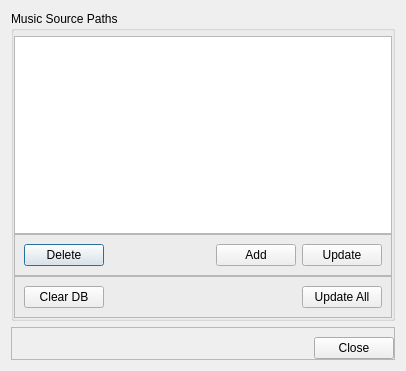
<?xml version="1.0" encoding="UTF-8"?>
<ui version="4.0">
 <class>BmDbDialog</class>
 <widget class="QDialog" name="BmDbDialog">
  <property name="geometry">
   <rect>
    <x>0</x>
    <y>0</y>
    <width>406</width>
    <height>371</height>
   </rect>
  </property>
  <property name="windowTitle">
   <string>Break Music DB Management</string>
  </property>
  <layout class="QVBoxLayout" name="verticalLayout_2">
   <item>
    <widget class="QGroupBox" name="groupBox">
     <property name="title">
      <string>Music Source Paths</string>
     </property>
     <layout class="QVBoxLayout" name="verticalLayout">
      <property name="spacing">
       <number>0</number>
      </property>
      <property name="leftMargin">
       <number>0</number>
      </property>
      <property name="topMargin">
       <number>5</number>
      </property>
      <property name="rightMargin">
       <number>0</number>
      </property>
      <property name="bottomMargin">
       <number>0</number>
      </property>
      <item>
       <widget class="QTableView" name="tableViewPaths">
        <property name="editTriggers">
         <set>QAbstractItemView::NoEditTriggers</set>
        </property>
        <property name="showDropIndicator" stdset="0">
         <bool>false</bool>
        </property>
        <property name="alternatingRowColors">
         <bool>true</bool>
        </property>
        <property name="selectionMode">
         <enum>QAbstractItemView::SingleSelection</enum>
        </property>
        <property name="selectionBehavior">
         <enum>QAbstractItemView::SelectRows</enum>
        </property>
        <property name="gridStyle">
         <enum>Qt::NoPen</enum>
        </property>
        <property name="sortingEnabled">
         <bool>true</bool>
        </property>
        <attribute name="horizontalHeaderVisible">
         <bool>false</bool>
        </attribute>
        <attribute name="horizontalHeaderStretchLastSection">
         <bool>true</bool>
        </attribute>
        <attribute name="verticalHeaderVisible">
         <bool>false</bool>
        </attribute>
        <attribute name="verticalHeaderStretchLastSection">
         <bool>false</bool>
        </attribute>
       </widget>
      </item>
      <item>
       <widget class="QFrame" name="frame">
        <property name="frameShape">
         <enum>QFrame::StyledPanel</enum>
        </property>
        <property name="frameShadow">
         <enum>QFrame::Raised</enum>
        </property>
        <layout class="QHBoxLayout" name="horizontalLayout">
         <item>
          <widget class="QPushButton" name="pushButtonDelete">
           <property name="text">
            <string>Delete</string>
           </property>
          </widget>
         </item>
         <item>
          <spacer name="horizontalSpacer">
           <property name="orientation">
            <enum>Qt::Horizontal</enum>
           </property>
           <property name="sizeHint" stdset="0">
            <size>
             <width>169</width>
             <height>20</height>
            </size>
           </property>
          </spacer>
         </item>
         <item>
          <widget class="QPushButton" name="pushButtonAdd">
           <property name="text">
            <string>Add</string>
           </property>
          </widget>
         </item>
         <item>
          <widget class="QPushButton" name="pushButtonUpdate">
           <property name="text">
            <string>Update</string>
           </property>
          </widget>
         </item>
        </layout>
       </widget>
      </item>
      <item>
       <widget class="QFrame" name="frame_3">
        <property name="frameShape">
         <enum>QFrame::StyledPanel</enum>
        </property>
        <property name="frameShadow">
         <enum>QFrame::Raised</enum>
        </property>
        <layout class="QHBoxLayout" name="horizontalLayout_3">
         <item>
          <widget class="QPushButton" name="pushButtonClearDb">
           <property name="text">
            <string>Clear DB</string>
           </property>
          </widget>
         </item>
         <item>
          <spacer name="horizontalSpacer_3">
           <property name="orientation">
            <enum>Qt::Horizontal</enum>
           </property>
           <property name="sizeHint" stdset="0">
            <size>
             <width>273</width>
             <height>20</height>
            </size>
           </property>
          </spacer>
         </item>
         <item>
          <widget class="QPushButton" name="pushButtonUpdateAll">
           <property name="text">
            <string>Update All</string>
           </property>
          </widget>
         </item>
        </layout>
       </widget>
      </item>
     </layout>
    </widget>
   </item>
   <item>
    <widget class="QFrame" name="frame_2">
     <property name="frameShape">
      <enum>QFrame::StyledPanel</enum>
     </property>
     <property name="frameShadow">
      <enum>QFrame::Raised</enum>
     </property>
     <layout class="QHBoxLayout" name="horizontalLayout_2">
      <property name="rightMargin">
       <number>0</number>
      </property>
      <property name="bottomMargin">
       <number>0</number>
      </property>
      <item>
       <spacer name="horizontalSpacer_2">
        <property name="orientation">
         <enum>Qt::Horizontal</enum>
        </property>
        <property name="sizeHint" stdset="0">
         <size>
          <width>288</width>
          <height>20</height>
         </size>
        </property>
       </spacer>
      </item>
      <item>
       <widget class="QPushButton" name="pushButtonClose">
        <property name="text">
         <string>Close</string>
        </property>
       </widget>
      </item>
     </layout>
    </widget>
   </item>
  </layout>
 </widget>
 <resources/>
 <connections/>
</ui>
